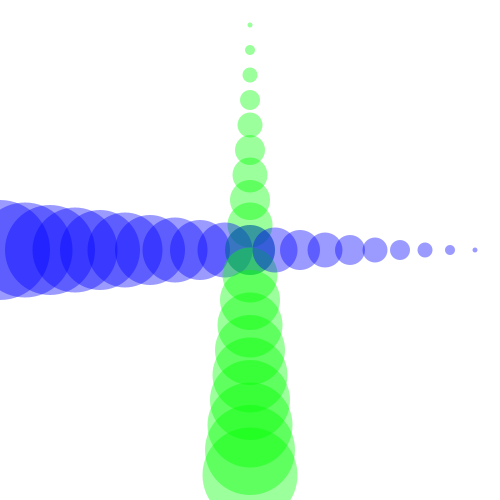
Frame 1 (no input)
Frame 60 (the mouse pressed at the canvas centre just before this capture): identical to frame 1, image omitted
Frame 120 (the mouse held since frame 60 and released just before this capture): identical to frame 1, image omitted

The Processing sketch that drew this single still picture (run headless with seeded random() and noise(); from frame 60 on, the mouse is pressed at the canvas centre):

// Processing sketch: processing_66371
// ── processing_66371.pde



void setup(){
  background (255);
  noStroke();
  smooth();
  
  size (500, 500);
  for (int i=0; i < 500; i= i+25){
    
    fill (0, 255, 0, 100);
    ellipse(250, i, i/5, i/5);
    
    fill (0, 0, 255, 100);
    ellipse(i, 250, (500-i)/5, (500-i)/5); 
  
  }
  
}



void draw() {



}
